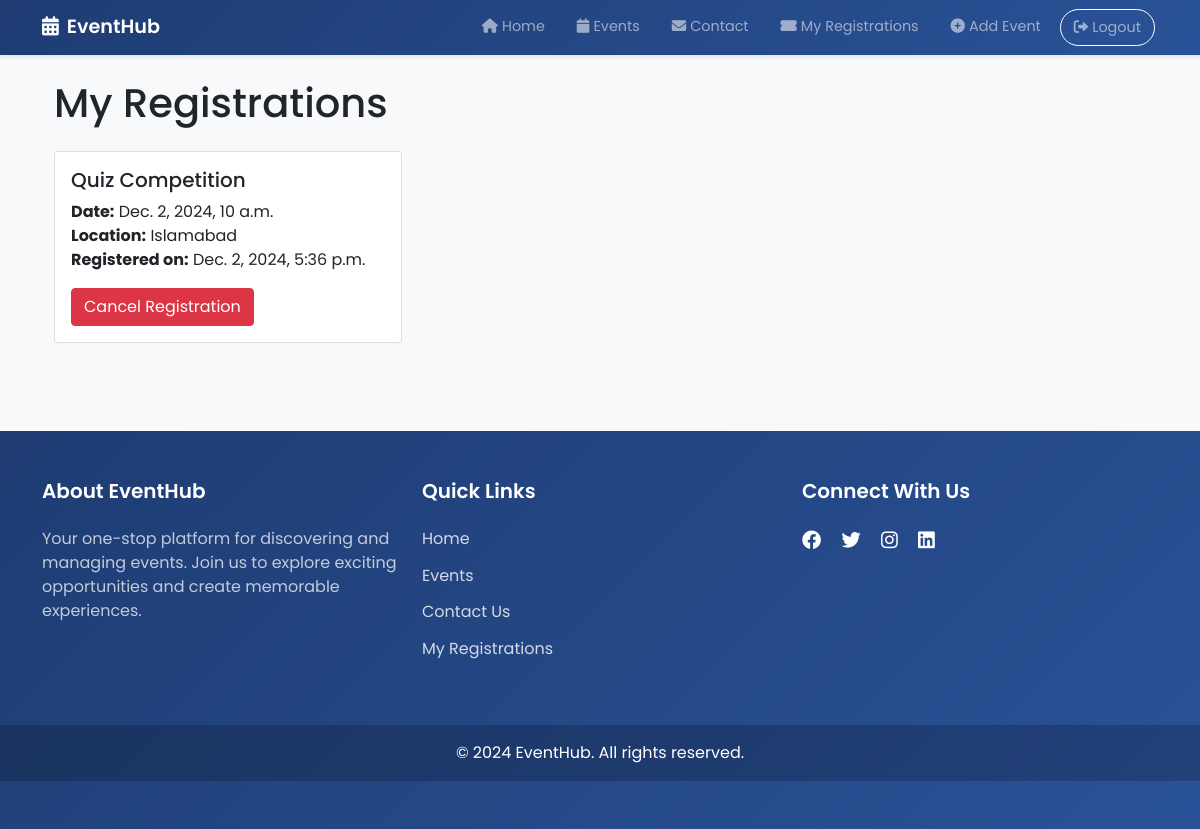
Page /my-registrations/ (signed in) on the committed database.
### events/models.py (models this page shows, shortened)
class Registration(models.Model):
    user = models.ForeignKey(User, on_delete=models.CASCADE)
    event = models.ForeignKey(Event, on_delete=models.CASCADE)
    registration_date = models.DateTimeField(auto_now_add=True)
    class Meta:
        unique_together = ['user', 'event']

class Event(models.Model):
    title = models.CharField(max_length=200)
    description = models.TextField()
    date = models.DateTimeField()
    location = models.CharField(max_length=200)
    capacity = models.PositiveIntegerField()
    created_at = models.DateTimeField(auto_now_add=True)

### events/views.py (the view)
# urls.py: path('my-registrations/', views.my_registrations, name='my_registrations'),
@login_required
def my_registrations(request):
    registrations = Registration.objects.filter(user=request.user).order_by('event__date')
    context = {
        'registrations': registrations,
        'show_checkout': True  #  this is add to control checkout button visibility
    }
    return render(request, 'events/my_registrations.html', context)

### events/templates/events/my_registrations.html (shortened to what this page needs)
{% extends 'events/base.html' %}
{% block content %}
<div class="container">
    <h1 class="mb-4">My Registrations</h1>
    {% if registrations %}
        <div class="row">
            {% for registration in registrations %}
                <div class="col-md-4 mb-4">
                    <div class="card">
                        <div class="card-body">
                            <h5 class="card-title">{{ registration.event.title }}</h5>
                            <p class="card-text">
                                <strong>Date:</strong> {{ registration.event.date }}<br>
                                <strong>Location:</strong> {{ registration.event.location }}<br>
                                <strong>Registered on:</strong> {{ registration.registration_date }}
                            </p>
                            <form method="post" action="{% url 'cancel_registration' registration.pk %}">
                                <button type="submit" class="btn btn-danger">Cancel Registration</button>
                            </form>
                        </div>
                    </div>
                </div>
            {% endfor %}
        </div>
    {% else %}
        <div class="alert alert-info">
            You haven't registered for any events yet.
            <a href="{% url 'event_list' %}" class="alert-link">Browse available events</a>
        </div>
    {% endif %}
</div>
{% endblock %}

### events/templates/events/base.html (style rules this page uses)
body { font-family: 'Poppins', sans-serif; background-color: #f8f9fa; }

### rows in the picture
Registration: event "Quiz Competition", event "Dec. 2, 2024, 10 a.m.", event.location "Islamabad", registration_date "Dec. 2, 2024, 5:36 p.m."
